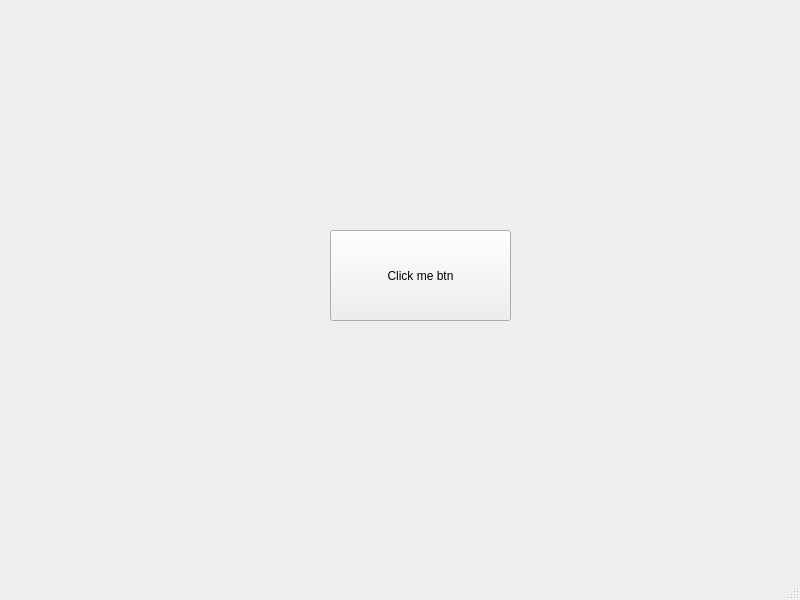
<?xml version="1.0" encoding="UTF-8"?>
<ui version="4.0">
 <class>MainWindow</class>
 <widget class="QMainWindow" name="MainWindow">
  <property name="geometry">
   <rect>
    <x>0</x>
    <y>0</y>
    <width>800</width>
    <height>600</height>
   </rect>
  </property>
  <property name="windowTitle">
   <string>MainWindow</string>
  </property>
  <widget class="QWidget" name="centralwidget">
   <widget class="QPushButton" name="btn">
    <property name="geometry">
     <rect>
      <x>330</x>
      <y>230</y>
      <width>181</width>
      <height>91</height>
     </rect>
    </property>
    <property name="text">
     <string>Click me btn</string>
    </property>
   </widget>
  </widget>
  <widget class="QMenuBar" name="menubar">
   <property name="geometry">
    <rect>
     <x>0</x>
     <y>0</y>
     <width>800</width>
     <height>26</height>
    </rect>
   </property>
  </widget>
  <widget class="QStatusBar" name="statusbar"/>
 </widget>
 <resources/>
 <connections/>
</ui>
